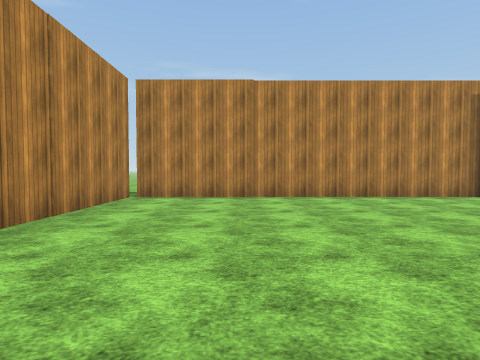
View 1 (above)

17 first-person views from a walk through a 3-D level made in the Unity game engine. The camera is 1.4 m above the floor, tilts 2° down and sees 80° across. The floor is counted in squares, 2 m on a side. Each view is taken from the middle of a square. On the plan, view 1 faces up. The plan holds only what a view shows up to about 10 squares ahead; the rest is blank. The place goes on beyond the plan. Flat ground stands in for the terrain. The player is left out. Some surface patterns are stand-ins.

View 2
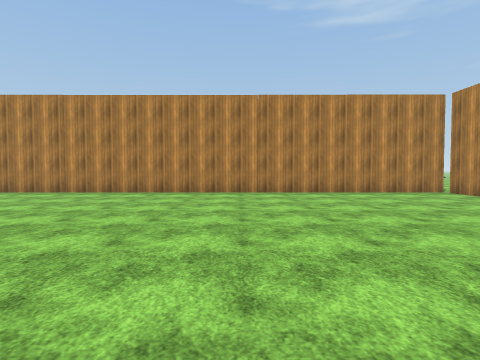

View 3
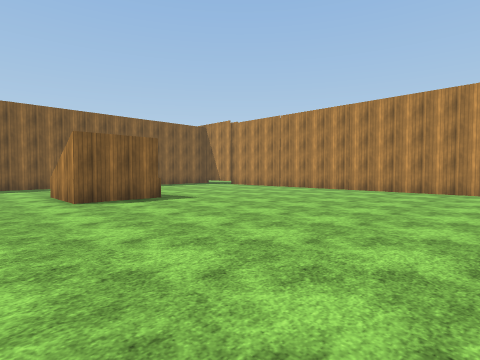

View 4
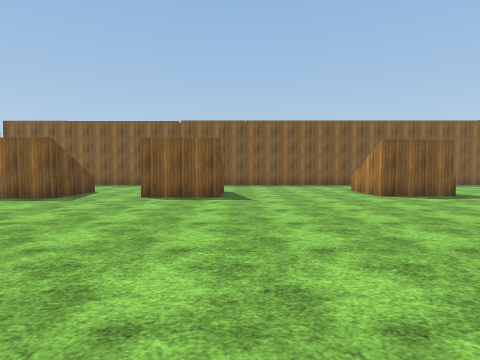

View 5
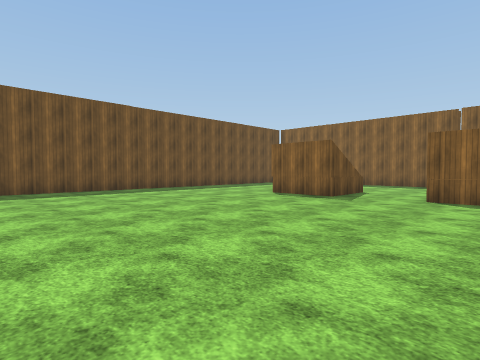

View 6
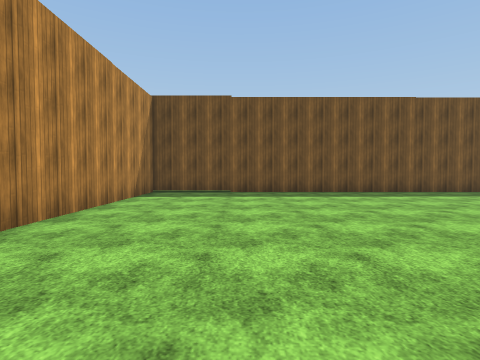

View 7
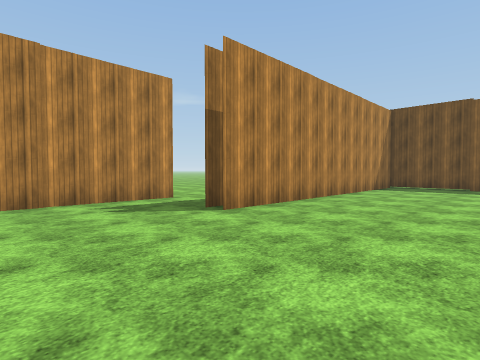

View 8
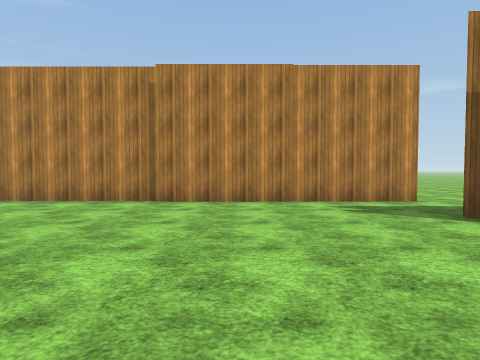

View 9
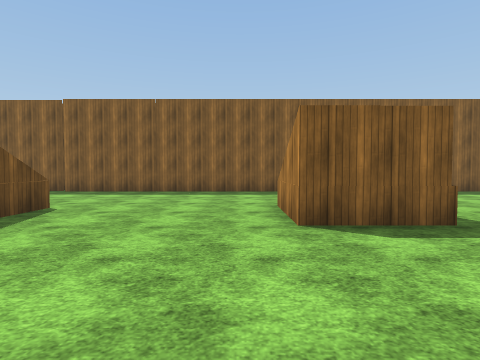

View 10
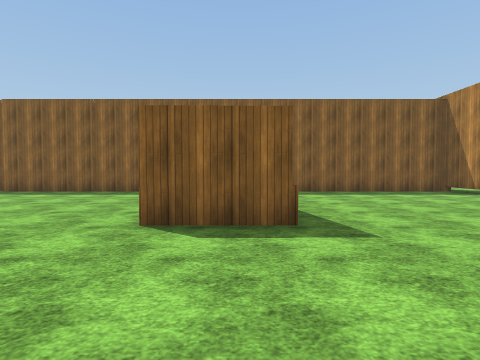

View 11
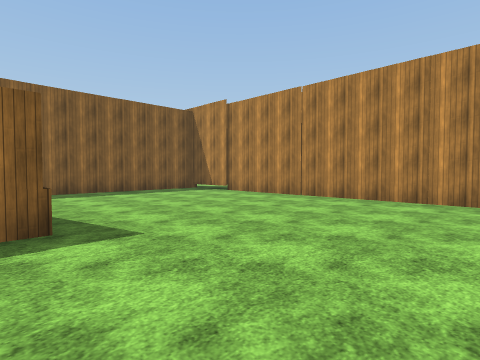

View 12
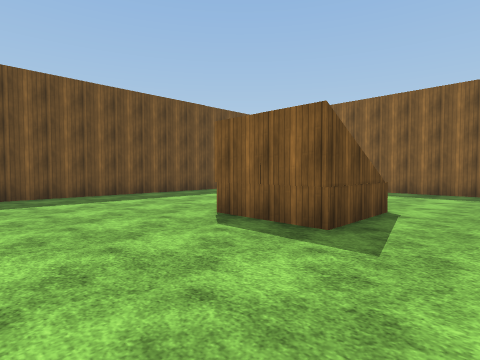

View 13
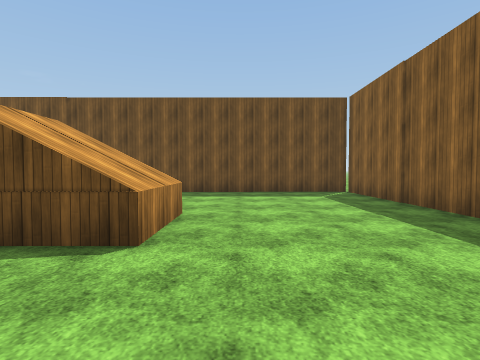

View 14
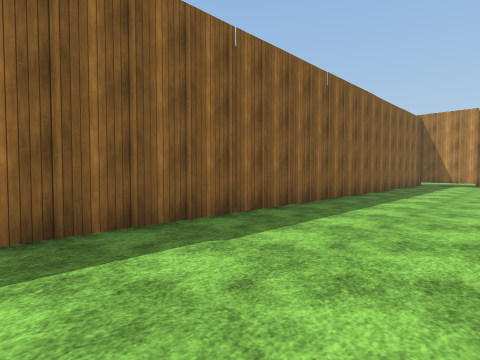

View 15
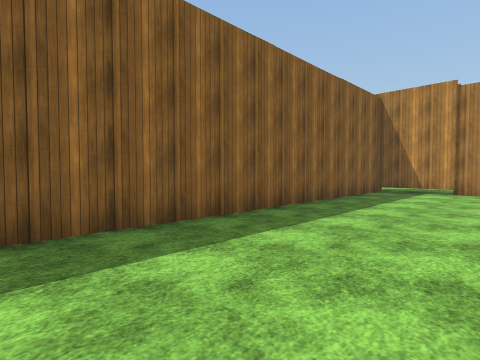

View 16
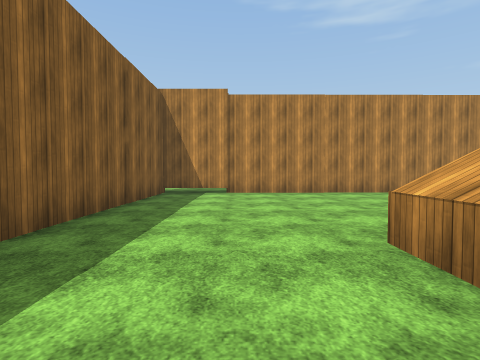

View 17
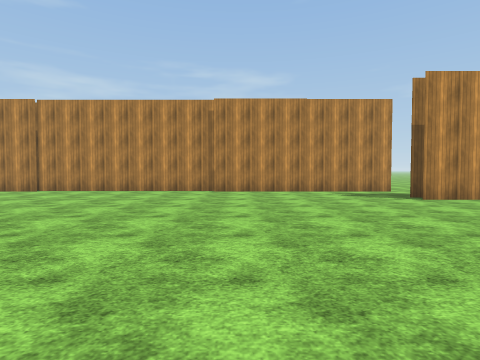

### Floor plan
Points are (right, up) in squares from view 1. A wall is a line through its corners. A room is listed if a view was taken in it or the views show most of it. See-through windows are left out.
Room 1 (views 1, 2, 3, 4, 5, 6, 7, 8, 9, 10, 11, 12, 13, 14, 15, 16, 17)
walls: (9.5, -8.4) (9.5, -6.3) (11.6, -6.3); (3.2, -6.6) (5.3, -6.6) (5.3, -8.6); (13.6, -8.1) (13.6, -6.1) (15.8, -6.1); (11.8, 5.2) (11.2, 5.2); (12, 7.4) (-2.8, 7.4) (-2.8, -12.4) (20.1, -12.4) (20.1, 4.7) (11.2, 4.7)
low walls: (4.4, -8.6) (3.2, -8.6); (15.6, -8.1) (13.6, -8.1)
ways out: opening at (12, 6.5)

Positions as (right, up) in squares from view 1, and headings:
1: (0, 0), facing up
2: (6, 1), facing left
3: (7, 0), facing down-left
4: (9, 1), facing down
5: (10, 1), facing down-right
6: (11, 2), facing right
7: (8, 1), facing up-right
8: (8, 1), facing up
9: (6, -3), facing down
10: (4, -3), facing down
11: (4, -3), facing down-left
12: (12, -3), facing down-right
13: (11, -9), facing right
14: (12, -9), facing down-left
15: (7, -9), facing down-left
16: (6, -10), facing left
17: (7, -2), facing up
